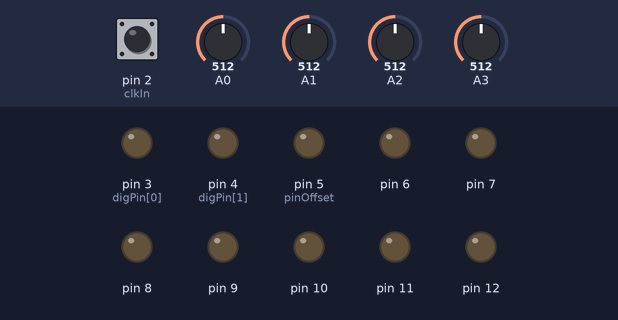
Simulated run of this sketch. Board: Arduino Nano, built with avr-gcc and run on an emulated ATmega328P. On the bench: output pins drawn as LEDs (lit = HIGH). The test bench sets the inputs (shaded band); at power-on: pin 2 (clkIn) HIGH, A0 = 512, A1 = 512, A2 = 512, A3 = 512.

Above: at 1.2 s.
1.3 s: pin 2 (clkIn) pulsed LOW 2 times (0.12 s each, 0.3 s apart)
At 1.7 s:
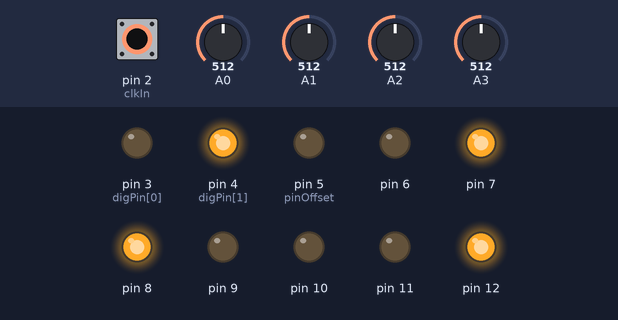
At 3.3 s:
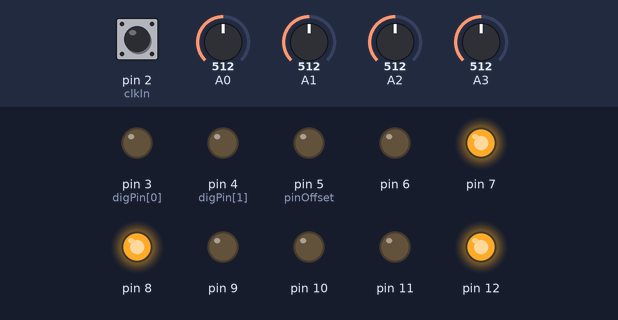
Timing chart, 0 to 4.8 s (numbered marks = the images above; inputs shaded):
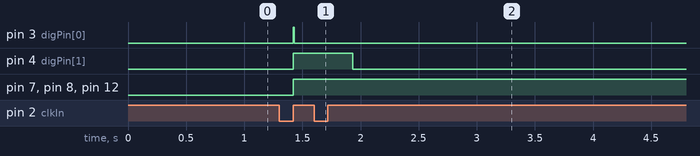

Measured:
- after the input at 1.3 s, pin 3 (digPin[0]): LOW → HIGH after 0.12 s, → LOW 0.01 s later; pin 4 (digPin[1]): LOW → HIGH after 0.12 s, → LOW 0.51 s later; pin 7, pin 8, pin 12: LOW → HIGH after 0.12 s

The sketch:

AC02_Quantizer.ino
```cpp
// (licence header left out)
//  constants related to the Arduino Nano pin use
const int clkIn = 2;           // the digital (clock) input
const int digPin[2] = {3, 4};  // the digital output pins
const int pinOffset = 5;       // the first DAC pin (from 5-12)

//  constant for actual 0-5V quantization (vs. >> 4)
const int qArray[61] = {
  0,   9,   26,  43,  60,  77,  94,  111, 128, 145, 162, 180,
  197, 214, 231, 248, 265, 282, 299, 316, 333, 350, 367, 384,
  401, 418, 435, 452, 469, 486, 503, 521, 538, 555, 572, 589,
  606, 623, 640, 657, 674, 691, 708, 725, 742, 759, 776, 793,
  810, 827, 844, 862, 879, 896, 913, 930, 947, 964, 981, 998,
  1015};

//  variables for interrupt handling of the clock input
volatile int clkState = LOW;

//  variables used to control the current DIO output states
int digState[2] = {LOW, LOW};  // start with both set low
unsigned long digMilli[2] = {0, 0};     // the timing variables
unsigned long digTimes[2] = {10, 10};   // the timing settings

// variables of interest
int transpose = 0;             // the transposition amount
int inValue = 0;               // the input value
byte outValue = 0;             // the DAC output value
int oldOut = -1;               // the last output value

int doQuant = 0;               // flag to do calcs
int gateDuration = 0;          // the duration of the output gate

//  ==================== start of setup() ======================
//  Standard setup routine - see ArdCore_Template for info.

void setup() {
  Serial.begin(9600);

  // set up the digital (clock) input
  pinMode(clkIn, INPUT);

  // set up the digital outputs
  for (int i=0; i<2; i++) {
    pinMode(digPin[i], OUTPUT);
    digitalWrite(digPin[i], LOW);
  }

  // set up the 8-bit DAC output pins
  for (int i=0; i<8; i++) {
    pinMode(pinOffset+i, OUTPUT);
    digitalWrite(pinOffset+i, LOW);
  }

  // set up the clock input
  attachInterrupt(0, isr, RISING);
}

//  ==================== start of loop() =======================

void loop()
{
  int tempval = 0;

  // test for transpose change
  tempval = analogRead(0) / 86;
  if (tempval != transpose) {
    transpose = tempval;
    doQuant = 1;
  }

  // test for input change
  tempval = deJitter(analogRead(2), inValue);
  if (tempval != inValue) {
    inValue = tempval;
    doQuant = 1;
  }

  // check for suppression
  if (analogRead(3) > 511) {
    doQuant = 0;
  }

  // test for clock tick (even if suppressed, we quantize on clock)
  if (clkState == HIGH) {
    clkState = LOW;
    doQuant = 1;
  }

  // do the quantization
  if (doQuant) {

    // send the note
    outValue = quantNote(inValue);
    if (outValue != oldOut) {
      dacOutput(outValue);
      oldOut = outValue;

    /*
    Serial.print(transpose);
    Serial.print('\t');
    Serial.print(inValue);
    Serial.print('\t');
    Serial.print(outValue);
    Serial.print('\t');
    Serial.print(doQuant);
    Serial.println();
    */

      // do the triggers and gates
      for (int i=0; i<2; i++) {
        digitalWrite(digPin[i], HIGH);
        digState[i] = HIGH;
        digMilli[i] = millis();
      }
    }

    doQuant = 0;
  }

  // get the current gate time
  digTimes[1] = analogRead(1);

  // test for trigger and gate turnoff
  for (int i=0; i<2; i++) {
    if ((digState[i] == HIGH) && (millis() - digMilli[i] > digTimes[i])) {
      digitalWrite(digPin[i], LOW);
      digState[i] = LOW;
    }
  }

}

//  =================== convenience routines ===================

//  isr() - quickly handle interrupts from the clock input
//  ------------------------------------------------------
void isr()
{
  clkState = HIGH;
}

//  dacOutput(byte) - deal with the DAC output
//  -----------------------------------------
void dacOutput(byte v)
{
  PORTB = (PORTB & B11100000) | (v >> 3);
  PORTD = (PORTD & B00011111) | ((v & B00000111) << 5);
}

//  deJitter(int, int) - smooth jitter input
//  ----------------------------------------
int deJitter(int v, int test)
{
  // A musically useful range of deJittering for a quantizer
  // is an input wobble of +/- 8. If you are working with
  // continuous values, you might want to change this to a
  // smaller value, or simply uncomment the next line:
  //
  // return v;

  if (abs(v - test) > 2) {
    return v;
  }
  return test;
}

//  quantNote(int) - drop an incoming value to a note value
//  -------------------------------------------------------
byte quantNote(int v)
{
  int tempVal = vQuant(v);  // decrease the value to 0-64 - ~ a 5 volt range
  tempVal += transpose;      // add the transposition
  return (tempVal << 2);     // increase it to the full 8-bit range
}

//  vQuant(int) - properly convert an ADC reading to a value
//  ---------------------------------------------------------
int vQuant(int v)
{
  int tmp = 0;

  for (int i=0; i<61; i++) {
    if (v >= qArray[i]) {
      tmp = i;
    }
  }

  return tmp;
}

//  ===================== end of program =======================
```
